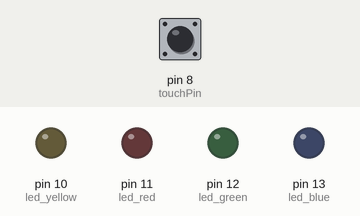
Recording of a sketch running on a simulated Arduino Uno, built with avr-gcc and run on an emulated ATmega328P. On the bench: output pins drawn as LEDs (lit = HIGH). Inputs (shaded band) come from the test bench; at power-on: pin 8 (touchPin) LOW.

Above: at 1.2 s.
1.3 s: pin 8 (touchPin) pulled HIGH for 3.2 s
At 1.6 s:
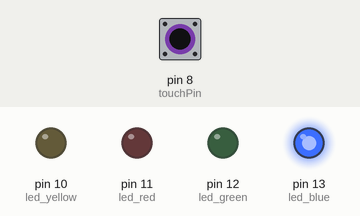
At 3.1 s:
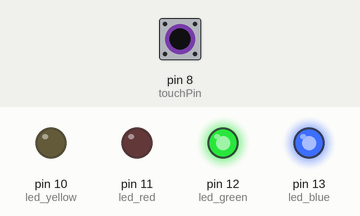
Timing chart, 0 to 6.0 s (numbered marks = the images above; inputs shaded):
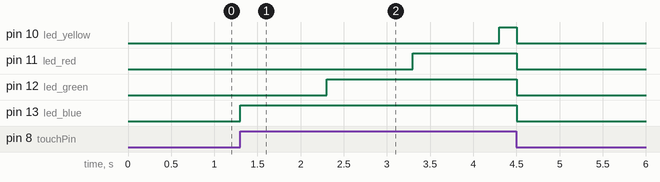

The sketch:

touch_ex01.ino
```cpp
int led_blue = 13;
int led_green = 12;
int led_red = 11;
int led_yellow = 10;
int touchPin = 8;
int count = 0;

void setup() {
  pinMode(led_blue, OUTPUT);
  pinMode(led_green, OUTPUT);
  pinMode(led_red, OUTPUT);
  pinMode(led_yellow, OUTPUT);
pinMode(touchPin, INPUT);
}

void loop() {
  int touch_val = digitalRead(touchPin);

  if(touch_val == HIGH)
  {
    count = count + 1;
    digitalWrite(led_blue, HIGH);
    if (count > 10)
      digitalWrite(led_green, HIGH);
    if (count > 20)
      digitalWrite(led_red, HIGH);
    if (count > 30)
      digitalWrite(led_yellow, HIGH);
  }
  else
  {
    count = 0;
    digitalWrite(led_blue, LOW);
    digitalWrite(led_green, LOW);
    digitalWrite(led_red, LOW);
    digitalWrite(led_yellow, LOW);
  }
  delay(100);
}
```

Measured:
- after the input at 1.3 s, pin 10 (led_yellow): LOW → HIGH after 3.0 s, → LOW 0.20 s later; pin 11 (led_red): LOW → HIGH after 2.0 s, → LOW 1.2 s later; pin 12 (led_green): LOW → HIGH after 1.0 s, → LOW 2.2 s later; pin 13 (led_blue): LOW → HIGH at once, → LOW 3.2 s later
